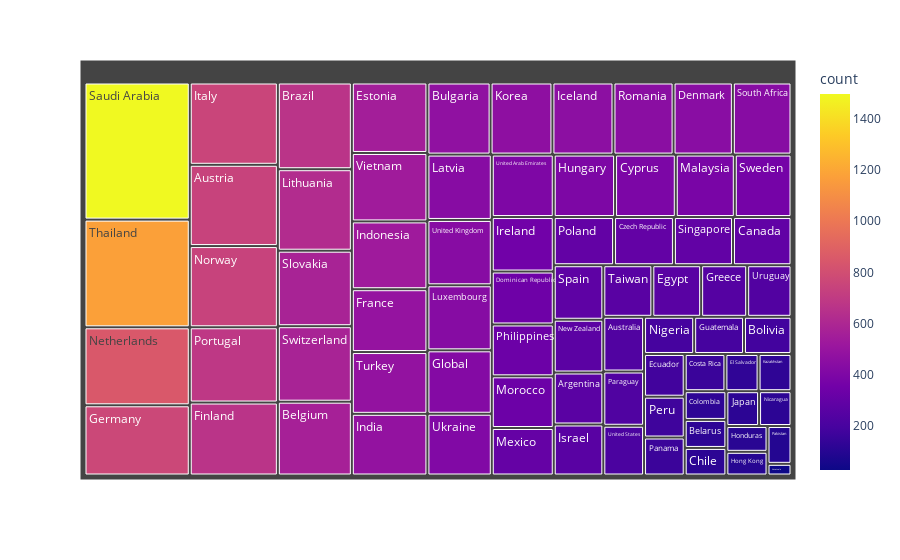

Notebook source saved alongside this figure:
### Code cell
import plotly.express as px

a = spotify_df[spotify_df['artist_genre']=='0']['country'].value_counts()
a = a.to_frame().rename(columns = {"country": "count"})
fig = px.treemap(a, path = [a.index], values = a["count"], color = a["count"])
fig.show()

### Figure 1 — Plotly figure (JSON) as saved in the notebook; plotly's stock layout.template omitted (floating-point values rounded to 4 significant figures)
{"data": [{"branchvalues": "total", "customdata": [[267], [231], [742], [121], [566], [183], [665], [472], [292], [119], [124], [157], [393], [299], [443], [340], [180], [261], [128], [552], [666], [492], [766], [423], [246], [192], [110], [101], [397], [456], [483], [531], [350], [262], [751], [118], [127], [462], [436], [625], [434], [382], [305], [332], [851], [271], [117], [193], [741], [94], [160], [229], [172], [333], [301], [687], [449], [1496], [295], [579], [438], [280], [367], [579], [262], [1175], [484], [412], [401], [436], [210], [237], [29], [536]], "domain": {"x": [0, 1], "y": [0, 1]}, "hovertemplate": "labels=%{label}<br>count_sum=%{value}<br>parent=%{parent}<br>id=%{id}<br>count=%{color}<extra></extra>", "ids": ["Argentina", "Australia", "Austria", "Belarus", "Belgium", "Bolivia", "Brazil", "Bulgaria", "Canada", "Chile", "Colombia", "Costa Rica", "Cyprus", "Czech Republic", "Denmark", "Dominican Republic", "Ecuador", "Egypt", "El Salvador", "Estonia", "Finland", "France", "Germany", "Global", "Greece", "Guatemala", "Honduras", "Hong Kong", "Hungary", "Iceland", "India", "Indonesia", "Ireland", "Israel", "Italy", "Japan", "Kazakhstan", "Korea", "Latvia", "Lithuania", "Luxembourg", "Malaysia", "Mexico", "Morocco", "Netherlands", "New Zealand", "Nicaragua", "Nigeria", "Norway", "Pakistan", "Panama", "Paraguay", "Peru", "Philippines", "Poland", "Portugal", "Romania", "Saudi Arabia", "Singapore", "Slovakia", "South Africa", "Spain", "Sweden", "Switzerland", "Taiwan", "Thailand", "Turkey", "Ukraine", "United Arab Emirates", "United Kingdom", "United States", "Uruguay", "Venezuela", "Vietnam"], "labels": ["Argentina", "Australia", "Austria", "Belarus", "Belgium", "Bolivia", "Brazil", "Bulgaria", "Canada", "Chile", "Colombia", "Costa Rica", "Cyprus", "Czech Republic", "Denmark", "Dominican Republic", "Ecuador", "Egypt", "El Salvador", "Estonia", "Finland", "France", "Germany", "Global", "Greece", "Guatemala", "Honduras", "Hong Kong", "Hungary", "Iceland", "India", "Indonesia", "Ireland", "Israel", "Italy", "Japan", "Kazakhstan", "Korea", "Latvia", "Lithuania", "Luxembourg", "Malaysia", "Mexico", "Morocco", "Netherlands", "New Zealand", "Nicaragua", "Nigeria", "Norway", "Pakistan", "Panama", "Paraguay", "Peru", "Philippines", "Poland", "Portugal", "Romania", "Saudi Arabia", "Singapore", "Slovakia", "South Africa", "Spain", "Sweden", "Switzerland", "Taiwan", "Thailand", "Turkey", "Ukraine", "United Arab Emirates", "United Kingdom", "United States", "Uruguay", "Venezuela", "Vietnam"], "marker": {"coloraxis": "coloraxis", "colors": [267, 231, 742, 121, 566, 183, 665, 472, 292, 119, 124, 157, 393, 299, 443, 340, 180, 261, 128, 552, 666, 492, 766, 423, 246, 192, 110, 101, 397, 456, 483, 531, 350, 262, 751, 118, 127, 462, 436, 625, 434, 382, 305, 332, 851, 271, 117, 193, 741, 94, 160, 229, 172, 333, 301, 687, 449, 1496, 295, 579, 438, 280, 367, 579, 262, 1175, 484, 412, 401, 436, 210, 237, 29, 536]}, "name": "", "parents": ["", "", "", "", "", "", "", "", "", "", "", "", "", "", "", "", "", "", "", "", "", "", "", "", "", "", "", "", "", "", "", "", "", "", "", "", "", "", "", "", "", "", "", "", "", "", "", "", "", "", "", "", "", "", "", "", "", "", "", "", "", "", "", "", "", "", "", "", "", "", "", "", "", ""], "type": "treemap", "values": [267, 231, 742, 121, 566, 183, 665, 472, 292, 119, 124, 157, 393, 299, 443, 340, 180, 261, 128, 552, 666, 492, 766, 423, 246, 192, 110, 101, 397, 456, 483, 531, 350, 262, 751, 118, 127, 462, 436, 625, 434, 382, 305, 332, 851, 271, 117, 193, 741, 94, 160, 229, 172, 333, 301, 687, 449, 1496, 295, 579, 438, 280, 367, 579, 262, 1175, 484, 412, 401, 436, 210, 237, 29, 536]}], "layout": {"coloraxis": {"colorbar": {"title": {"text": "count"}}, "colorscale": [[0, "#0d0887"], [0.1111, "#46039f"], [0.2222, "#7201a8"], [0.3333, "#9c179e"], [0.4444, "#bd3786"], [0.5556, "#d8576b"], [0.6667, "#ed7953"], [0.7778, "#fb9f3a"], [0.8889, "#fdca26"], [1, "#f0f921"]]}, "legend": {"tracegroupgap": 0}, "margin": {"t": 60}}}
